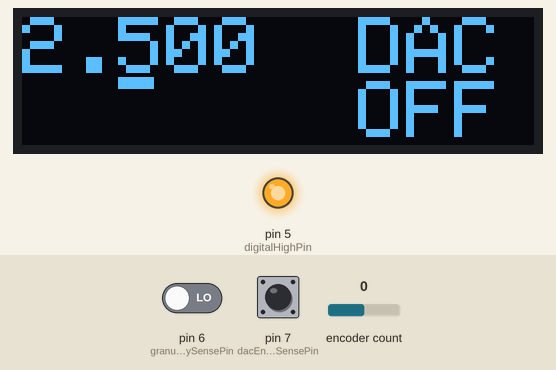
Simulated run of this sketch. Board: Arduino Uno, built with avr-gcc and run on an emulated ATmega328P. Shown: 128×32 one-colour display, output pins drawn as LEDs (lit = HIGH). The inputs (shaded band) are chosen by the test bench; at power-on: pin 7 (dacEnableSensePin) LOW, encoder count 0, pin 6 (granularitySensePin) LOW. Pins used as bus, display or sensor lines are not drawn; what the sketch prints to the serial monitor is not drawn.

Above: at 1.2 s.
1.3 s: pin 7 (dacEnableSensePin) driven HIGH
At 1.6 s:
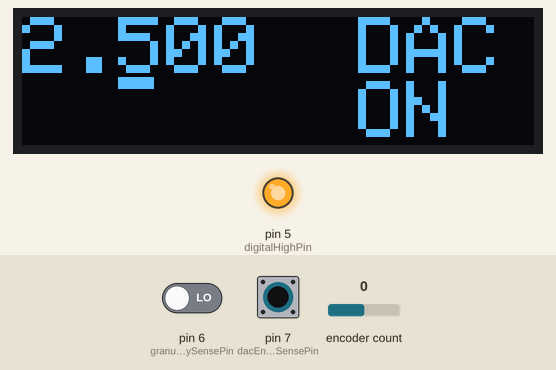
2.8 s: encoder count set to 1
At 4.0 s:
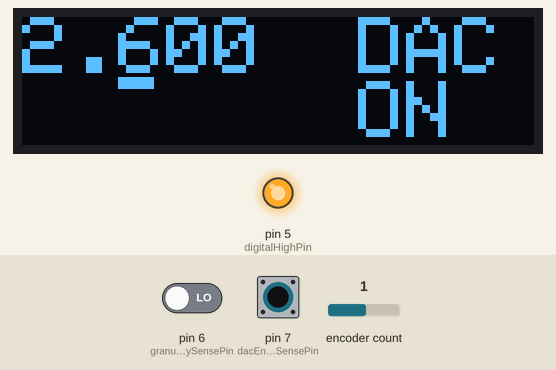
4.3 s: pin 6 (granularitySensePin) driven HIGH
At 5.2 s:
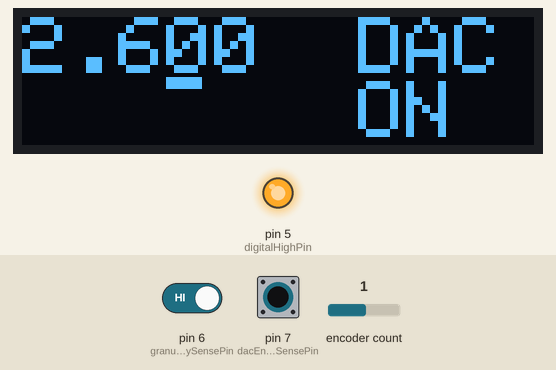
5.8 s: encoder count set to 2
At 6.3 s:
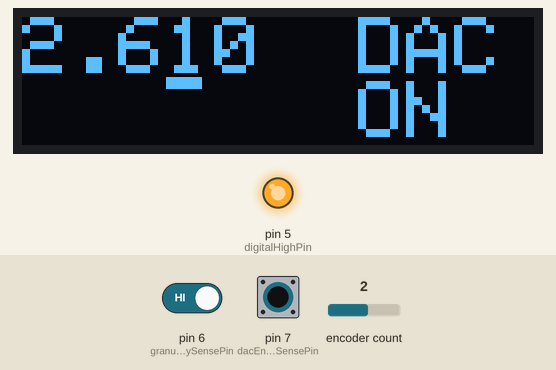
7.3 s: encoder count set to 3
At 8.5 s:
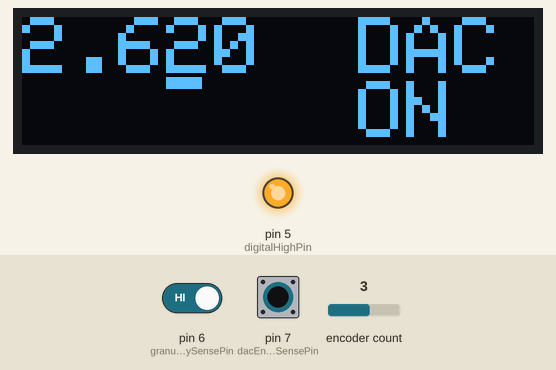
8.8 s: pin 7 (dacEnableSensePin) pulsed LOW 5 times (0.12 s each, 0.3 s apart)
At 10.8 s:
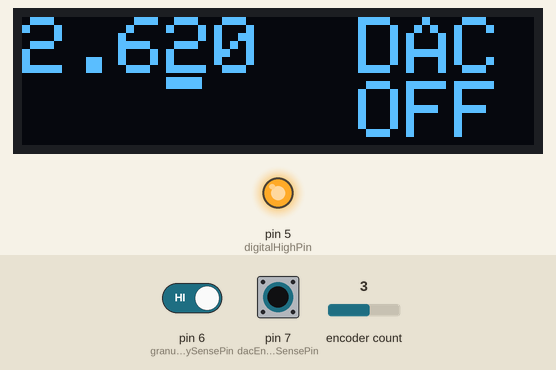
Timing chart, 0 to 12.3 s (numbered marks = the images above; inputs shaded):
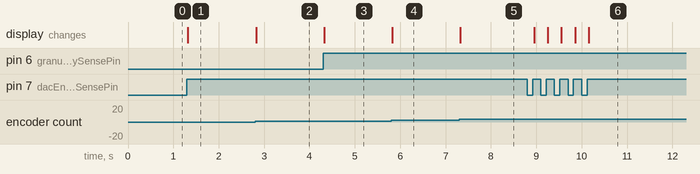

The sketch:

MAX5717Test.ino
```cpp
/*
 * 16-bit MAX5717A Voltage Source Firmware
 * http://blog.symedia.pl/2020/12/DIY-arduino-16bit-voltage-source-max5717a.html
 */

#include <SPI.h>
#include <Encoder.h>
#include <Wire.h>
#include <Adafruit_SSD1306.h>

/*
 * OLED settings
 */

int oled_reset_pin = 4;
Adafruit_SSD1306 display(128, 32, &Wire, oled_reset_pin);

/*
 * MAX5717A settings
 */

// SPI Slave Select pin for MAX5717
int dac_ss_pin = 10;

/*
 * Encoder settings
 */

// Encoder pins
Encoder myEnc(2, 3);

long encoderNewPosition = 0;
long encoderOldPosition  = 0;
int encoderDiffPosition = 0;

/*
 * Runtime DAC settings
 */

/*
 * Voltage coming out of the REF02 voltage reference chip
 * This is the actual voltage measured by the reference voltmeter
 */
float referenceVoltage = 4995.20;

// Initial voltage after booting
int startingVoltage = 2500;

// Minimum and maximum allowed voltage setting
int minVoltage = 100;
int maxVoltage = 4900;

// Placeholder for the currently configured device voltage
int setVoltage;

/*
 * Control settings
 */

// Control variables for the granularity selector
int settingGranularityCounter = 0;
int settingGranularityMillis = 100;
int settingGranularityDigit = 0;

// Control variable for the enable/disable button
// Default is disabled
bool dacEnabled = false;

// Pin outputting digital HIGH signal for any buttons to pick up
int digitalHighPin = 5;

// Granularity selector button input pin
int granularitySensePin = 6;

// DAC enable/disable button input pin
int dacEnableSensePin = 7;

int previousGranularitySense = LOW;
int previousDacEnableSense = LOW;

void setup() {

  Serial.begin(9600);
  Serial.println("MAX5717A 16-Bit DAC");

  pinMode(dac_ss_pin, OUTPUT);

  pinMode(digitalHighPin, OUTPUT);
  digitalWrite(digitalHighPin, HIGH);

  pinMode(granularitySensePin, INPUT);
  pinMode(dacEnableSensePin, INPUT);

  /*
   *  Configure SPI settings for MAX5717 and initialize SPI bus
   *  SPI mode was deducted from MAX5717 datasheet and wikipedia page for SPI
   */
  SPI.setDataMode(SPI_MODE0);
  SPI.setBitOrder(MSBFIRST);
  SPI.begin();

  /*
   *  Initialize the display
   */
  display.begin(SSD1306_SWITCHCAPVCC, 0x3C);
  display.setTextSize(2);
  display.setTextColor(SSD1306_WHITE);
  display.cp437(true);

  /*
   * Establish voltage settings at boot
   */
  setVoltage = startingVoltage;
  Serial.println("Setting initial voltage to 0 mV");
  setDACVoltage(0);

}

void loop() {

  /*
   * DAC Enable/Disable button
   */

  if (digitalRead(dacEnableSensePin) == HIGH && previousDacEnableSense == LOW) {

    if (dacEnabled) {

      Serial.println("Disabling DAC");

      dacEnabled = false;
      setDACVoltage(0);

    } else {

      Serial.println("Enabling DAC");

      dacEnabled = true;
      setDACVoltage(setVoltage);

    }

    previousDacEnableSense = HIGH;

  }

  if (digitalRead(dacEnableSensePin) == LOW && previousDacEnableSense == HIGH) {
    previousDacEnableSense = LOW;
  }

  /*
   * Granularity selector button
   */

  if (digitalRead(granularitySensePin) == HIGH && previousGranularitySense == LOW) {

    toggleSettingGranularity();

    previousGranularitySense = HIGH;

  }

  if (digitalRead(granularitySensePin) == LOW && previousGranularitySense == HIGH) {
    previousGranularitySense = LOW;
  }

  /*
   * Rotary encoder
   */

  // Rotary knob uses quadrature encoding i.e. 4 positions per detent
  long encoderNewPosition = myEnc.read() / 4;

  if (encoderNewPosition != encoderOldPosition) {

    encoderDiffPosition = encoderNewPosition > encoderOldPosition ? 1 : -1;

    setVoltage = setVoltage + (encoderDiffPosition * settingGranularityMillis);

    if (setVoltage < minVoltage) {
      setVoltage = minVoltage;
    }

    if (setVoltage > maxVoltage) {
      setVoltage = maxVoltage;
    }

    Serial.println("Setting voltage to " + String(setVoltage) + " mV");

    if (dacEnabled) {
      setDACVoltage(setVoltage);
    }

    encoderOldPosition = encoderNewPosition;

  }

  updateDisplay();

}

/*
 * Iterate through the voltage setting granularity digits
 * 100 mV -> 10 mV > 1 mV -> 100 mV -> ...
 */
void toggleSettingGranularity() {

  settingGranularityCounter++;

  settingGranularityDigit = settingGranularityCounter % 3;
  settingGranularityMillis = int(pow(10, 2 - settingGranularityDigit) + 0.5);

  // Because why would something as basic as pow() work properly with mere integers
  settingGranularityMillis = int(settingGranularityMillis + 0.5);

  Serial.println("Setting granularity to " + String(settingGranularityMillis) + " mV");

}

/*
 * Update the OLED display based on current global settings
 */
void updateDisplay() {

  display.clearDisplay();

  display.setCursor(0, 0);
  display.print(setVoltage / 1000.0, 3);
  display.println("  DAC");

  int settingHighlightStartPoint = settingGranularityDigit * 12 + 24;
  int settingHighlightEndPoint = settingGranularityDigit * 12 + 32;

  display.drawLine(settingHighlightStartPoint, 15, settingHighlightEndPoint, 15, SSD1306_WHITE);
  display.drawLine(settingHighlightStartPoint, 16, settingHighlightEndPoint, 16, SSD1306_WHITE);
  display.drawLine(settingHighlightStartPoint, 17, settingHighlightEndPoint, 17, SSD1306_WHITE);

  if (dacEnabled) {
    display.print("       ON");
  } else {
    display.print("       OFF");
  }

  display.display();

}

/*
 * Set DAC code for the desired output voltage
 */
void setDACVoltage(int voltageMillis) {

  float setDACLevel = voltageMillis / referenceVoltage * 65535;

  Serial.println("DAC code set to " + String(setDACLevel));

  unsigned int data = round(setDACLevel);

  digitalWrite(dac_ss_pin, LOW);

  SPI.transfer(highByte(data));
  SPI.transfer(lowByte(data));

  digitalWrite(dac_ss_pin, HIGH);

}
```

Measured:
- after the input at 1.3 s, the display: changes at once (image 1)
- after the input at 2.8 s, the display: changes at once (image 2)
- after the input at 4.3 s, the display: changes at once (image 3)
- after the input at 5.8 s, the display: changes at once (image 4)
- after the input at 7.3 s, the display: changes at once (image 5)
- after the input at 8.8 s, the display: changes after 0.15 s (image 6)
